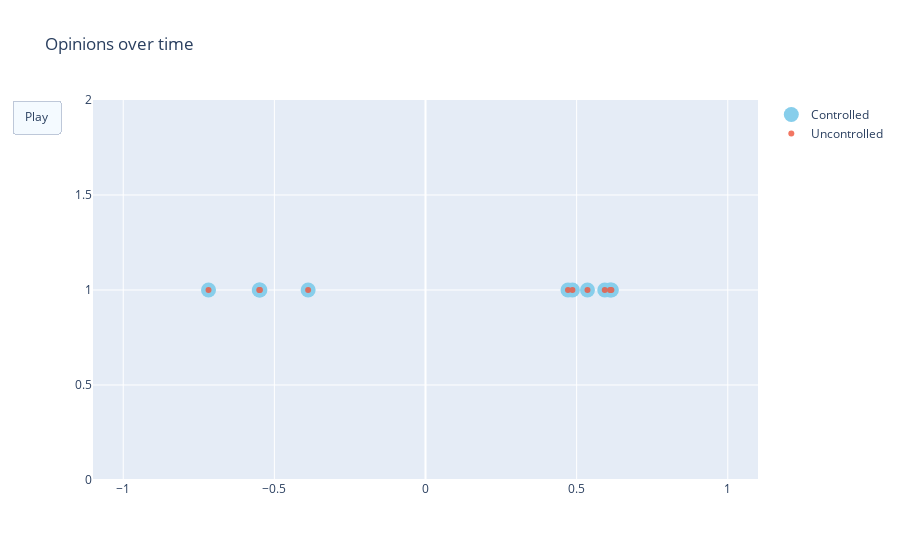

The cell this chart's notebook holds for it:
### Code cell
fig = go.Figure(
    data=[go.Scatter(x=c_xs[:, 0].flatten(), y=np.ones(eq.var_dim-1),
                         mode='markers',
                         name="Controlled", marker=dict(color='SkyBlue', size=15)),
         go.Scatter(x=uc_xs[:, 0].flatten(), y=np.ones(eq.var_dim-1),
                         mode='markers',
                         name="Uncontrolled", opacity=0.8)],
    layout=go.Layout(
        xaxis=dict(range=[-1.1, 1.1], autorange=False),
        yaxis=dict(range=[0, 2], autorange=False),
        title="Opinions over time",
        updatemenus=[dict(
            type="buttons",
            buttons=[dict(label="Play",
                          method="animate",
                          args=[None, {"frame": {"duration": 25, 
                                                                        "redraw": False},
                                                              "fromcurrent": True, 
                                                              "transition": {"duration": 0.1}}])])]
    ),
    frames=[go.Frame(data=[go.Scatter(x=c_xs[:, i].flatten(), y=np.ones(eq.var_dim-1),
                         mode='markers',
                         name="Controlled", marker=dict(color='SkyBlue', size=15)),
                          go.Scatter(x=uc_xs[:, i].flatten(), y=np.ones(eq.var_dim-1),
                         mode='markers',
                         name="Uncontrolled", opacity=0.8)]) for i in range(c_xs.shape[1])]
)
fig.update_layout(transition = {'duration': 0.1})
fig.show()

### Figure 1 — Plotly figure (JSON) as saved in the notebook; plotly's stock layout.template omitted (floating-point values rounded to 4 significant figures)
{"data": [{"marker": {"color": "SkyBlue", "size": 15}, "mode": "markers", "name": "Controlled", "type": "scatter", "x": [-0.5478, -0.3883, -0.7178, -0.55, 0.6104, 0.5359, 0.4714, 0.615, 0.5931, 0.486], "y": [1, 1, 1, 1, 1, 1, 1, 1, 1, 1]}, {"mode": "markers", "name": "Uncontrolled", "opacity": 0.8, "type": "scatter", "x": [-0.5478, -0.3883, -0.7178, -0.55, 0.6104, 0.5359, 0.4714, 0.615, 0.5931, 0.486], "y": [1, 1, 1, 1, 1, 1, 1, 1, 1, 1]}], "layout": {"title": {"text": "Opinions over time"}, "transition": {"duration": 0.1}, "updatemenus": [{"buttons": [{"args": [null, {"frame": {"duration": 25, "redraw": false}, "fromcurrent": true, "transition": {"duration": 0.1}}], "label": "Play", "method": "animate"}], "type": "buttons"}], "xaxis": {"autorange": false, "range": [-1.1, 1.1]}, "yaxis": {"autorange": false, "range": [0, 2]}}}
